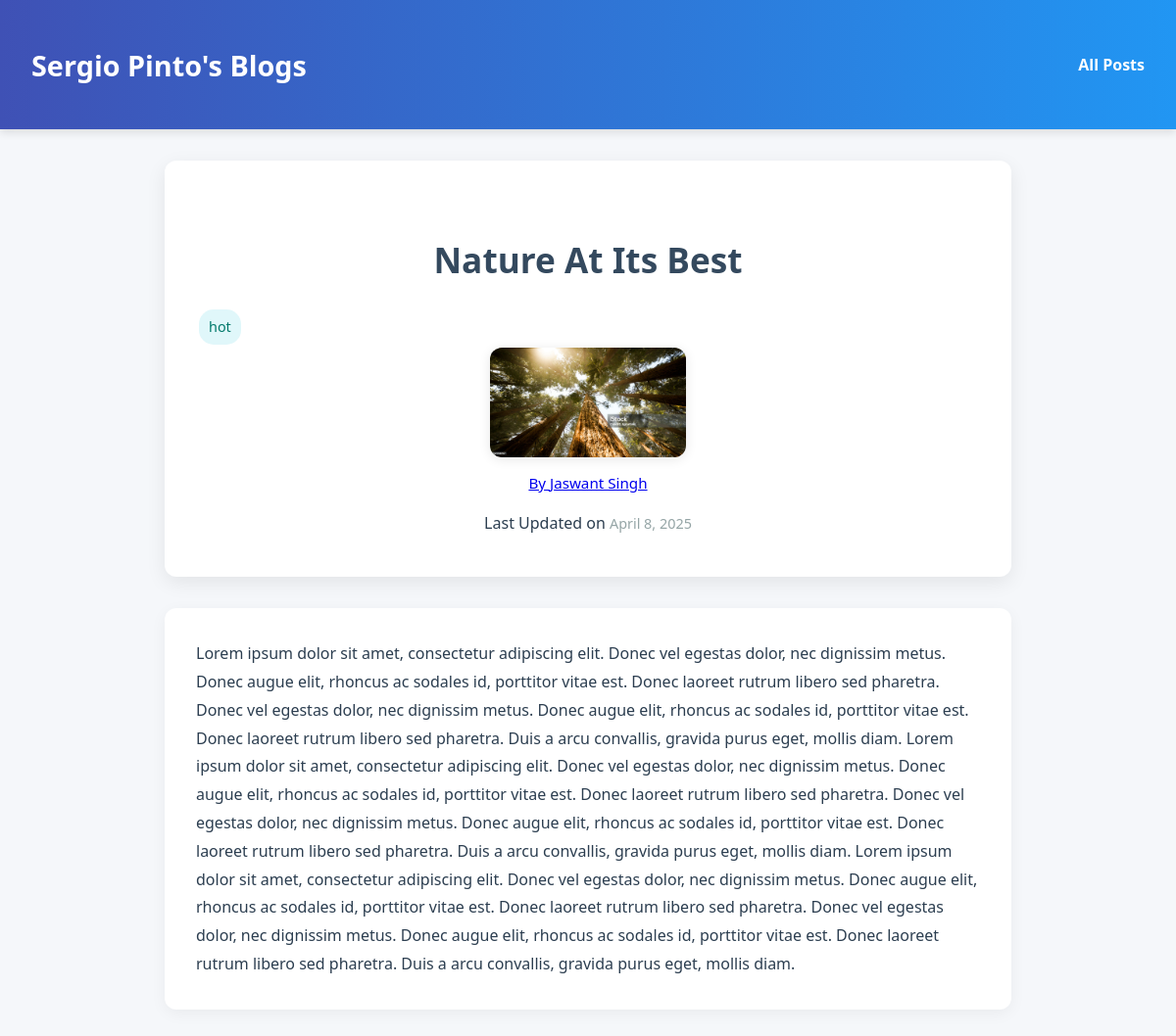
The page /posts/nature-at-its-best on the database its author committed.
### blog/models.py (models this page shows, shortened)
class Posts(models.Model):
    title = models.CharField(max_length=50)
    excerpt = models.CharField(max_length=200)
    image_name = models.CharField(max_length=100)
    date = models.DateField(auto_now=False,
                            auto_now_add=False)
    slug = models.SlugField(max_length=50,
                            default="",
                            unique=True,
                            blank=False,
                            null=False,
                            db_index= True,
                            help_text="unique URL path for the post")
    content = models.TextField(validators=[MinLengthValidator(50)])
    author = models.ForeignKey(Author,
                               null = True,
                               on_delete=models.SET_NULL,
                               related_name= "posts")
    tags = models.ManyToManyField(Tag )
    class Meta:
        ordering = ["date"]

class Tag(models.Model):
    caption = models.CharField(max_length=20)

class Author(models.Model):
    first_name = models.CharField(max_length=50)
    last_name = models.CharField(max_length=50)
    email_address = models.EmailField(max_length=254)
    def full_name(self):
        return f"{self.first_name} {self.last_name}"
    def __str__(self):
        return self.full_name()

### blog/views.py (the view)
# urls.py: path("posts/<slug:slug>", views.post_detail, name = "post-detail-page")
def post_detail(request,slug ):
    all_posts = Posts.objects.all()
    identified_post = get_object_or_404(Posts,slug = slug)
    return render(request ,"blog/includes/post-detail.html",{
        "post":identified_post,
        "posts_tags":identified_post.tags.all()
    })

### blog/templates/blog/includes/post-detail.html (shortened to what this page needs)
{% extends "base.html" %}
{% load static %}
{% block css_files %}
<link rel = "stylesheet" href = "{% static "blog/all-posts.css" %}"/>
<link rel = "stylesheet" href = "{% static "blog/post-detail.css" %}"/>
{% endblock css_files %}
{% block content %}
<section id="summary">
  <h2>{{post.title}}</h2>
  <div>{% for tag in posts_tags %}
    <span class = "tag">{{tag.caption}}</span>
    {% endfor %}</div>
  <article>
    <img class="post-img" src="{% static 'blog/images/' %}{{ post.image_name }}" alt={{post.title}}/>
    <address><a href = "mailto:{{post.author.email_address}}">By {{post.author|title}}</a></address>
    <div>Last Updated on <time>{{post.date}}</time></div>
  </article>
</section>
<main>
{{post.content}}
</main>
{% endblock content %}

### templates/base.html (shortened to what this page needs)
{% load static %}
<!DOCTYPE html>
<html lang="en">
<head>
    <link rel ="stylesheet" href = "{% static "app.css" %}"/>
    {% block css_files %}{% endblock css_files %}
</head>
<body>
    <header id="main-navigation">
  <h1>
    <a href="{% url "home-page" %}">Sergio Pinto's Blogs</a>
  </h1>
  <nav>
    <a href="{% url "posts-page" %}">All Posts</a>
  </nav>
</header>
    {% block content %}{% endblock content %}
</body>
</html>

### blog/static/blog/all-posts.css (style rules this page uses)
#main-navigation { background: linear-gradient(90deg, #3f51b5, #2196f3); color: white; padding: 1rem 2rem; display: flex; justify-content: space-between; align-items: center; box-shadow: 0 4px 8px rgba(0, 0, 0, 0.1); }
#main-navigation h1 a { text-decoration: none; color: white; font-size: 1.8rem; }
#main-navigation nav a { text-decoration: none; color: white; margin-left: 1.5rem; font-weight: bold; transition: color 0.3s ease; }

### blog/static/blog/post-detail.css (style rules this page uses)
body { background-color: #f5f7fa; color: #2c3e50; font-family: 'Segoe UI', Tahoma, sans-serif; line-height: 1.8; margin: 0; padding: 0; }
#summary { background-color: #fff; padding: 2.5rem 2rem; margin: 2rem auto; max-width: 800px; border-radius: 12px; box-shadow: 0 6px 20px rgba(0, 0, 0, 0.08); animation: fadeIn 0.4s ease-in-out; }
#summary h2 { text-align: center; font-size: 2.2rem; margin-bottom: 1rem; color: #34495e; }
#summary article { display: flex; flex-direction: column; align-items: center; gap: 0.8rem; text-align: center; }
#summary .post-img { width: 200px; height: auto; border-radius: 12px; object-fit: cover; box-shadow: 0 2px 12px rgba(0, 0, 0, 0.1); }
#summary address { font-style: normal; font-size: 0.95rem; color: #6c757d; }
#summary time { font-size: 0.9rem; color: #95a5a6; }
main { background-color: #ffffff; padding: 2rem 2rem; margin: 2rem auto 4rem; max-width: 800px; border-radius: 12px; box-shadow: 0 4px 16px rgba(0, 0, 0, 0.05); }
.tag { display: inline-block; background-color: #e0f7fa; color: #00796b; padding: 5px 10px; margin: 3px; border-radius: 15px; font-size: 0.9rem; font-weight: 500; transition: background-color 0.3s ease; }

### rows shown on the page
Posts: title "Nature At Its Best", image_name (picture), author "Jaswant Singh", date "April 8, 2025", content "Lorem ipsum dolor sit amet, consectetur adipiscing elit. Donec vel egestas dolor, nec dignissim metus. Donec augue elit, rhoncus ac sodales id, porttitor vitae est. Donec laoreet rutrum libero sed pharetra. Donec vel egestas dolor, nec dignissim metus. Donec augue elit, rhoncus ac sodales id, porttitor vitae est. Donec laoreet rutrum libero sed pharetra. Duis a arcu convallis, gravida purus eget, mollis diam. Lorem ipsum dolor sit amet, consectetur adipiscing elit. Donec vel egestas dolor, nec dignissim metus. Donec augue elit, rhoncus ac sodales id, porttitor vitae est. Donec laoreet rutrum libero sed pharetra. Donec vel egestas dolor, nec dignissim metus. Donec augue elit, rhoncus ac…"
Tag: caption "hot"
